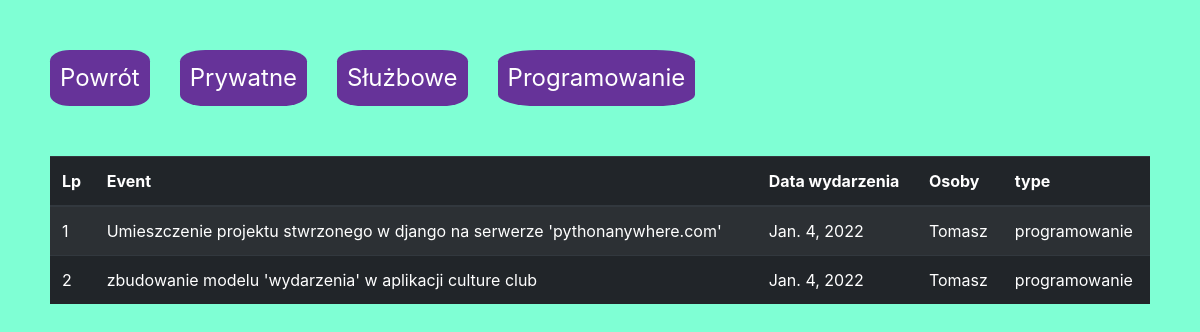
The app's page /wydarzenia/lista_wydarzen_filtr_programowanie with its own data.
### wydarzenia/models.py (models this page shows, shortened)
class Event(models.Model):
    title = models.TextField()
    data_wydarzenia = models.DateField()
    miejsce = models.CharField(max_length=255)
    osoby = models.CharField(max_length=500)
    rodzaj = models.PositiveSmallIntegerField(choices=type_event.TYPE_EVENT, default=0)

### wydarzenia/views.py (the view)
# urls.py: path('lista_wydarzen_filtr_programowanie', lista_wydarzen_filtr_programowanie, name='lista_wydarzen_filtr_programowanie'),
def lista_wydarzen_filtr_programowanie(requests):
    return render(requests, 'lista_wydarzen.html', {'wydarzenia': Event.objects.filter(rodzaj=2)})

### serial/templates/lista_wydarzen.html (shortened to what this page needs)
{% extends 'base.html' %}
{% load static %}
{% block styles %}
<link href="{% static 'serial/serial_style.css' %}" rel="stylesheet">
{% endblock %}
{% block content %}
<header>
    <div>
        <a href="/wydarzenia/wydarzenia_main">Powrót</a>
        <a class='filtr' href="{% url 'wydarzenia:lista_wydarzen_filtr_prywatne' %}">Prywatne</a>
        <a class='filtr' href="{% url 'wydarzenia:lista_wydarzen_filtr_sluzbowe' %}">Służbowe</a>
        <a class='filtr' href="{% url 'wydarzenia:lista_wydarzen_filtr_programowanie' %}">Programowanie</a>
    </div>
    <br><br>
</header>
<table class="table table-striped table-dark">
  <thead>
    <tr>
      <th scope="col">Lp</th>
      <th scope="col">Event</th>
      <th scope="col">Data wydarzenia</th>
      <th scope="col">Osoby</th>
      <th scope="col">type</th>
    </tr>
  </thead>
  <tbody>
{% for wydarzenie in wydarzenia %}
    <tr>
        <td>{{ forloop.counter }}</td>
        <td>{{ wydarzenie.title }}</td>
        <td>{{ wydarzenie.data_wydarzenia }}</td>
        <td>{{ wydarzenie.osoby }}</td>
        <td>{{ wydarzenie.get_rodzaj_display }}</td>
    </tr>
{% endfor %}
</tbody>
</table>
{% endblock %}

### serial/static/serial/serial_style.css (style rules this page uses)
body { background-color: aquamarine; margin: 50px 50px 150px 50px; }
header div a { font-size: x-large; color: white; margin-right: 30px ; margin-bottom: 50px; padding: 10px; background-color: rebeccapurple; border-radius: 20%; float: left; }

### records on screen
Event: title "Umieszczenie projektu stwrzonego w django na serwerze 'pythonanywhere.com'", data_wydarzenia "Jan. 4, 2022", osoby "Tomasz", rodzaj "programowanie"
Event: title "zbudowanie modelu 'wydarzenia' w aplikacji culture club", data_wydarzenia "Jan. 4, 2022", osoby "Tomasz", rodzaj "programowanie"
